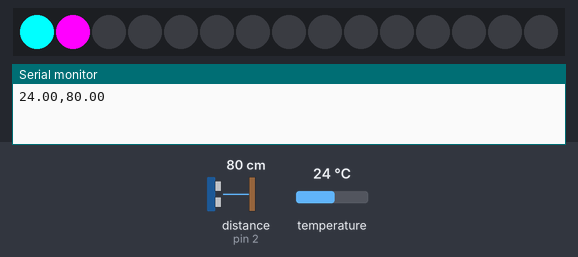
This program was run on a simulated Arduino Uno, built with avr-gcc and run on an emulated ATmega328P. Shown: 15 RGB LEDs in strip order, left to right, the last lines printed to the serial monitor. The inputs (shaded band) are chosen by the test bench; at power-on: distance to the obstacle (sensor on pin 2) 80 cm, temperature 24 °C.

Above: at 0.1 s.
At 1.1 s:
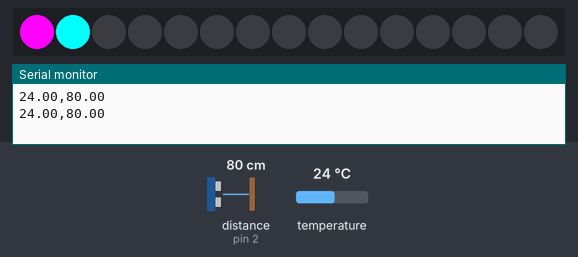

The program:

main.cpp
```cpp
#include <Arduino.h>
#include <MeShield.h>

MeRGBLed led1(PORT_3, SLOT_1, 15);   /* parameter description: port, slot, led number */
MeRGBLed led2(PORT_3, SLOT_2, 15);
MeTemperature myTemp(PORT_1, SLOT_2);
MeUltrasonicSensor ultraSensor(PORT_2);

int loopcount = 0;

void setup() {
  Serial.begin(9600);
  while (!Serial) continue;

  led1.setColor(1, 255, 0, 255); // parameter description: led number, red, green, blue
  led1.setColor(2, 255, 255, 0); // parameter description: led number, red, green, blue
  led1.show();
}

void loop() {
  loopcount++;

  if(loopcount%2)
  {
      led1.setColor(1, 0, 255, 255); // parameter description: led number, red, green, blue
      led1.setColor(2, 255, 0, 255); // parameter description: led number, red, green, blue
      led1.show();
  }
  else
  {
      led1.setColor(1, 255, 0, 255); // parameter description: led number, red, green, blue
      led1.setColor(2, 0, 255, 255); // parameter description: led number, red, green, blue
      led1.show();
  }

  Serial.print(myTemp.temperature() );
  Serial.print(",");
  Serial.println(ultraSensor.distanceCm() );
  delay(1000); /* the minimal measure interval is 100 milliseconds */
}
```

Measured:
- what the display in image 1 shows lasts 1.0 s, from 1.1 s to 2.1 s
